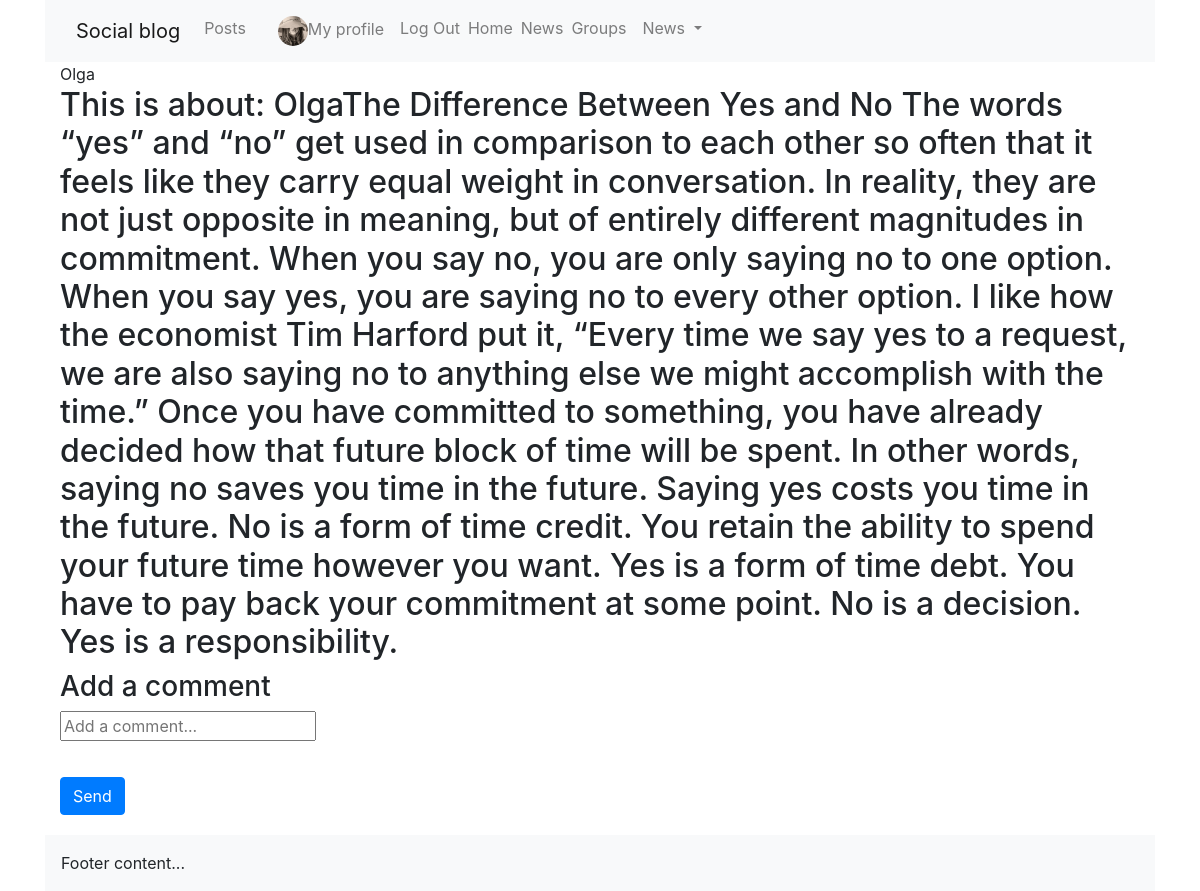
Before: /posts/7/detail/ (signed in) with the older database file.
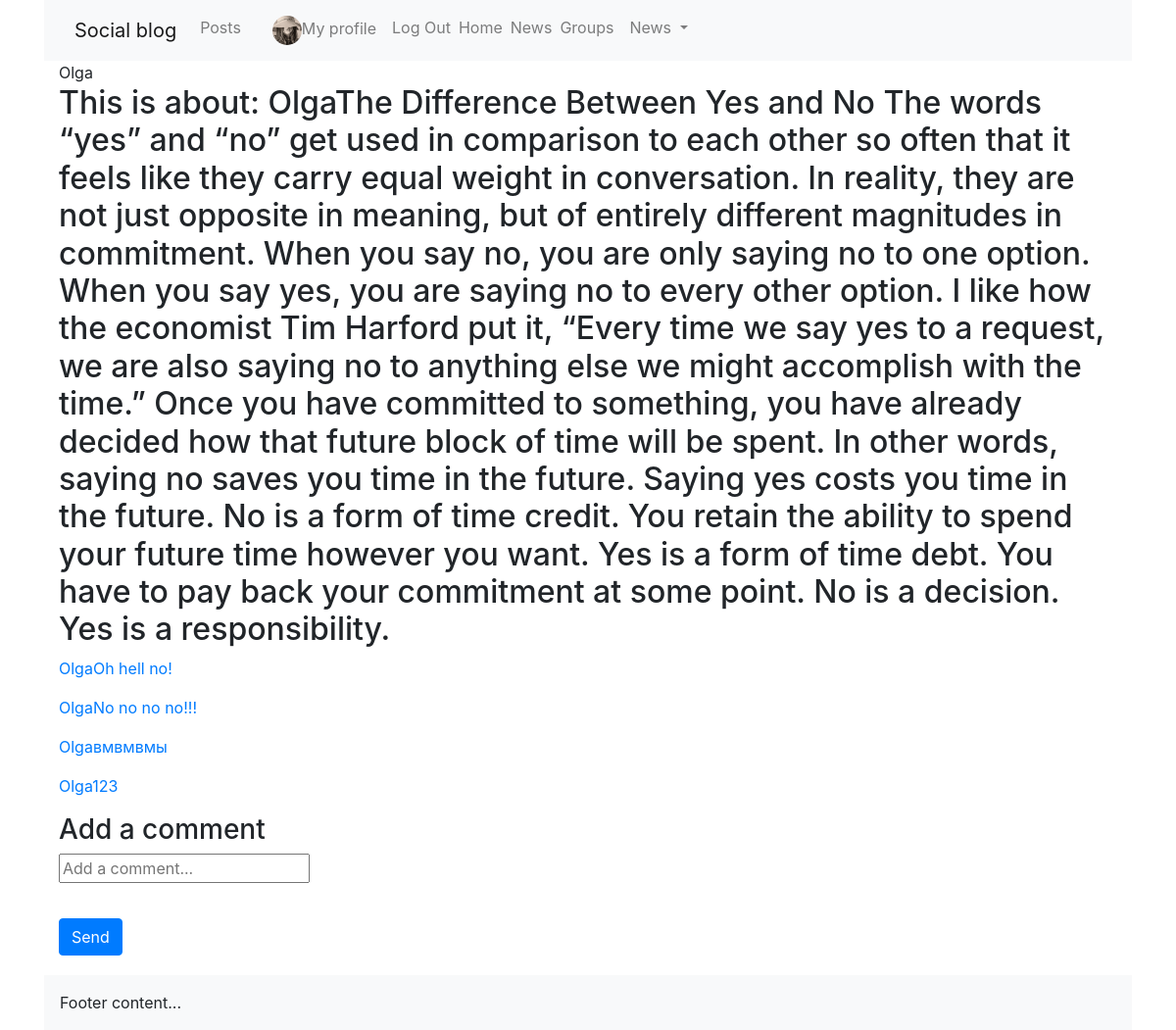
After: the same page with the newer database file.
### posts/models.py (models this page shows, shortened)
class Comment(models.Model):
    user = models.ForeignKey('profiles.Profile', on_delete=models.CASCADE, blank=True, null=True)
    post = models.ForeignKey(Post, on_delete=models.CASCADE)
    body = models.TextField(max_length=300)
    created_at = models.DateTimeField(auto_now_add=True)
    updated_date = models.DateTimeField(auto_now=True)

### profiles/models.py (models this page shows, shortened)
class Profile(models.Model):
    first_name = models.CharField(max_length=100, blank=True)
    last_name = models.CharField(max_length=100, blank=True)
    user = models.OneToOneField(User, on_delete=models.CASCADE)
    bio = models.TextField(default='No bio...')
    friends = models.ManyToManyField(User, related_name='friends', blank=True)
    email = models.EmailField(max_length=200, blank=True)
    country = models.CharField(max_length=200,blank=True)
    avatar = models.ImageField(default='avatar.png', upload_to='avatars/')
    slug = models.SlugField(unique=True, blank=True)
    updated = models.DateTimeField(auto_now=True)
    created = models.DateTimeField(auto_now_add=True)
    objects = ProfileManager()
    def __str__(self):
        return f'{self.user.username}'   #-{self.created.strftime("%d-%m-%Y")}
    __initial_first_name = None
    __initial_last_name = None
    def __init__(self, *args, **kwargs):
        super().__init__(*args, **kwargs)
        self.__initial_first_name = self.first_name
        self.__initial_last_name = self.last_name
    class Meta:
        ordering = ['-created',]

### posts/views.py (the view, shortened to what this page needs)
# urls.py: path('<pk>/detail/', views.PostDetail.as_view(), name='single'),
class PostDetail(FormMixin, DetailView):
    template_name = "posts/post_detail.html"
    model = Post
    form_class = CommentModelForm
    def get_initial(self):
       return {"post": self.get_object() }
    def get_context_data(self, **kwargs):
        context = super(PostDetail, self).get_context_data(**kwargs)
        context['form'] = self.get_form()
        return context

### posts/forms.py
class CommentModelForm(forms.ModelForm):
    body = forms.CharField(label='',
                            widget=forms.TextInput(attrs={'placeholder': 'Add a comment...'}))
    class Meta:
        model = Comment
        fields = ('body',)

### profiles/context_processors.py (called while the page is built)
def profile_pic(request):
    if request.user.is_authenticated:
        profile_obj = Profile.objects.get(user=request.user)
        pic = profile_obj.avatar
        return {'picture': pic}
    return {}

def invitations_no_rec(request):
    if request.user.is_authenticated:
        profile_obj = Profile.objects.get(user=request.user)
        qs_count = Relationship.objects.invitations_received(profile_obj).count()
        return {'invitations_no': qs_count}
    return {}

### profiles/models.py (called while the page is built)
    def invitations_received(self, receiver):
        qs = Relationship.objects.filter(receiver=receiver, status='send')
        return qs

### posts/templates/posts/post_detail.html (shortened to what this page needs)
<!DOCTYPE html>
{% extends 'base.html' %}
{% block content %}
  {{user}}
    <h2>This is about: {{post.author}}{{post.content}}</h2>
    {% for comment in post.comment_set.all %}
    <div class="comment">
        <p><a href="#">{{ comment.user }}{{comment.body}}</a></p>
    </div>
    {% endfor %}
    <form method="post" action="">
        <h3>Add a comment</h3>
        {{ form.as_p}}
        <button type="submit" name="form" class="btn btn-primary">Send</button>
    </form>
{% endblock %}

Changed rows visible on the page:
added Comment: user "Olga", body "Oh hell no!"
added Comment: user "Olga", body "No no no no!!!"
added Comment: user "Olga", body "вмвмвмы"
added Comment: user "Olga", body "123"
